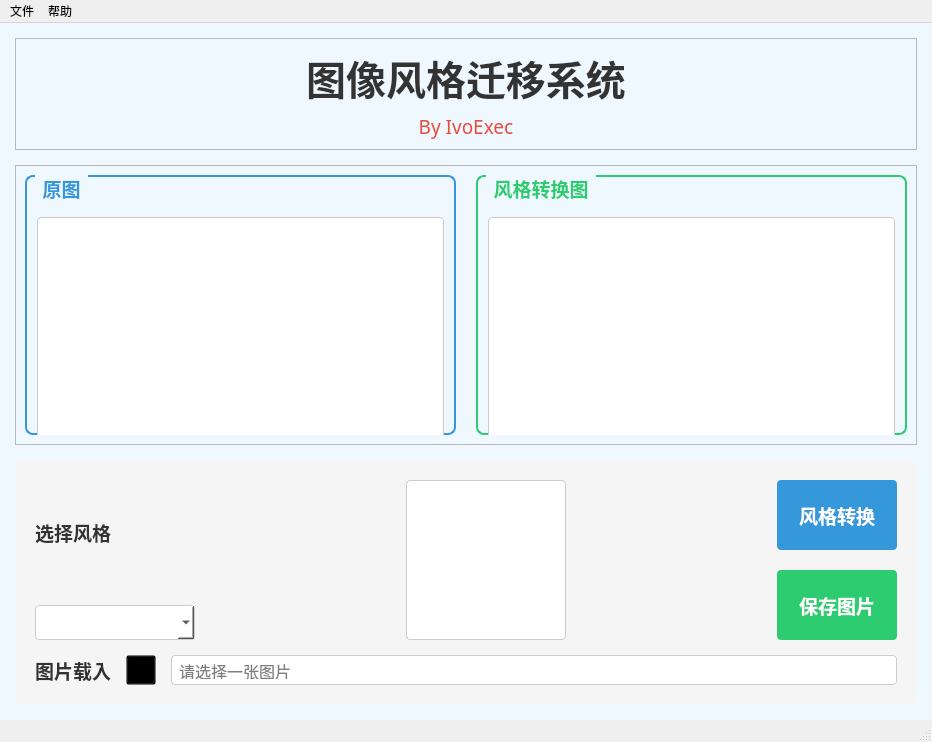
<?xml version="1.0" encoding="UTF-8"?>
<ui version="4.0">
 <class>MainWindow</class>
 <widget class="QMainWindow" name="MainWindow">
  <property name="windowModality">
   <enum>Qt::NonModal</enum>
  </property>
  <property name="enabled">
   <bool>true</bool>
  </property>
  <property name="geometry">
   <rect>
    <x>0</x>
    <y>0</y>
    <width>932</width>
    <height>742</height>
   </rect>
  </property>
  <property name="sizePolicy">
   <sizepolicy hsizetype="Preferred" vsizetype="Preferred">
    <horstretch>0</horstretch>
    <verstretch>0</verstretch>
   </sizepolicy>
  </property>
  <property name="minimumSize">
   <size>
    <width>932</width>
    <height>742</height>
   </size>
  </property>
  <property name="windowTitle">
   <string>图片风格转换系统</string>
  </property>
  <widget class="QWidget" name="centralwidget">
   <property name="styleSheet">
    <string notr="true">QWidget#centralwidget {
    background-color: #f0f8ff;
}</string>
   </property>
   <layout class="QVBoxLayout" name="verticalLayout">
    <property name="spacing">
     <number>15</number>
    </property>
    <property name="leftMargin">
     <number>15</number>
    </property>
    <property name="topMargin">
     <number>15</number>
    </property>
    <property name="rightMargin">
     <number>15</number>
    </property>
    <property name="bottomMargin">
     <number>15</number>
    </property>
    <item>
     <widget class="QFrame" name="frame_2">
      <property name="frameShape">
       <enum>QFrame::StyledPanel</enum>
      </property>
      <property name="frameShadow">
       <enum>QFrame::Raised</enum>
      </property>
      <property name="lineWidth">
       <number>1</number>
      </property>
      <layout class="QVBoxLayout" name="verticalLayout_2">
       <item>
        <widget class="QLabel" name="label">
         <property name="font">
          <font>
           <family>微软雅黑</family>
           <pointsize>30</pointsize>
           <weight>75</weight>
           <bold>true</bold>
          </font>
         </property>
         <property name="styleSheet">
          <string notr="true">color: #333333;</string>
         </property>
         <property name="text">
          <string>图像风格迁移系统</string>
         </property>
         <property name="alignment">
          <set>Qt::AlignCenter</set>
         </property>
        </widget>
       </item>
       <item>
        <widget class="QLabel" name="label_4">
         <property name="font">
          <font>
           <family>微软雅黑</family>
           <pointsize>14</pointsize>
          </font>
         </property>
         <property name="styleSheet">
          <string notr="true">color: #E74C3C;</string>
         </property>
         <property name="text">
          <string>By IvoExec</string>
         </property>
         <property name="alignment">
          <set>Qt::AlignCenter</set>
         </property>
        </widget>
       </item>
      </layout>
     </widget>
    </item>
    <item>
     <widget class="QFrame" name="frame">
      <property name="frameShape">
       <enum>QFrame::StyledPanel</enum>
      </property>
      <property name="frameShadow">
       <enum>QFrame::Raised</enum>
      </property>
      <layout class="QHBoxLayout" name="horizontalLayout" stretch="1,1">
       <property name="spacing">
        <number>20</number>
       </property>
       <item>
        <widget class="QGroupBox" name="groupBox">
         <property name="font">
          <font>
           <family>微软雅黑</family>
           <pointsize>14</pointsize>
           <weight>75</weight>
           <bold>true</bold>
          </font>
         </property>
         <property name="styleSheet">
          <string notr="true">QGroupBox {
    border: 2px solid #3498DB;
    border-radius: 8px;
    margin-top: 1ex;
    padding-top: 10px;
}
QGroupBox::title {
    subcontrol-origin: margin;
    left: 10px;
    padding: 0 5px 0 5px;
    color: #3498DB;
}</string>
         </property>
         <property name="title">
          <string>原图</string>
         </property>
         <property name="alignment">
          <set>Qt::AlignLeading|Qt::AlignLeft|Qt::AlignVCenter</set>
         </property>
         <layout class="QVBoxLayout" name="verticalLayout_3">
          <item>
           <widget class="QLabel" name="orgImg">
            <property name="sizePolicy">
             <sizepolicy hsizetype="Expanding" vsizetype="Expanding">
              <horstretch>0</horstretch>
              <verstretch>0</verstretch>
             </sizepolicy>
            </property>
            <property name="minimumSize">
             <size>
              <width>0</width>
              <height>320</height>
             </size>
            </property>
            <property name="autoFillBackground">
             <bool>false</bool>
            </property>
            <property name="styleSheet">
             <string notr="true">background-color: white;
border: 1px solid #CCCCCC;
border-radius: 4px;</string>
            </property>
            <property name="text">
             <string/>
            </property>
            <property name="alignment">
             <set>Qt::AlignCenter</set>
            </property>
           </widget>
          </item>
         </layout>
        </widget>
       </item>
       <item>
        <widget class="QGroupBox" name="groupBox_2">
         <property name="font">
          <font>
           <family>微软雅黑</family>
           <pointsize>14</pointsize>
           <weight>75</weight>
           <bold>true</bold>
          </font>
         </property>
         <property name="styleSheet">
          <string notr="true">QGroupBox {
    border: 2px solid #2ECC71;
    border-radius: 8px;
    margin-top: 1ex;
    padding-top: 10px;
}
QGroupBox::title {
    subcontrol-origin: margin;
    left: 10px;
    padding: 0 5px 0 5px;
    color: #2ECC71;
}</string>
         </property>
         <property name="title">
          <string>风格转换图</string>
         </property>
         <layout class="QVBoxLayout" name="verticalLayout_4">
          <item>
           <widget class="QLabel" name="TransImg">
            <property name="sizePolicy">
             <sizepolicy hsizetype="Expanding" vsizetype="Expanding">
              <horstretch>0</horstretch>
              <verstretch>0</verstretch>
             </sizepolicy>
            </property>
            <property name="minimumSize">
             <size>
              <width>0</width>
              <height>320</height>
             </size>
            </property>
            <property name="styleSheet">
             <string notr="true">background-color: white;
border: 1px solid #CCCCCC;
border-radius: 4px;</string>
            </property>
            <property name="text">
             <string/>
            </property>
            <property name="alignment">
             <set>Qt::AlignCenter</set>
            </property>
           </widget>
          </item>
         </layout>
        </widget>
       </item>
      </layout>
     </widget>
    </item>
    <item>
     <widget class="QFrame" name="frame_3">
      <property name="styleSheet">
       <string notr="true">QFrame#frame_3 {
    background-color: #F5F5F5;
    border-radius: 8px;
}</string>
      </property>
      <property name="frameShape">
       <enum>QFrame::StyledPanel</enum>
      </property>
      <property name="frameShadow">
       <enum>QFrame::Raised</enum>
      </property>
      <layout class="QVBoxLayout" name="verticalLayout_5">
       <property name="spacing">
        <number>15</number>
       </property>
       <property name="leftMargin">
        <number>20</number>
       </property>
       <property name="topMargin">
        <number>20</number>
       </property>
       <property name="rightMargin">
        <number>20</number>
       </property>
       <property name="bottomMargin">
        <number>20</number>
       </property>
       <item>
        <layout class="QHBoxLayout" name="horizontalLayout_2">
         <property name="spacing">
          <number>20</number>
         </property>
         <item>
          <layout class="QVBoxLayout" name="verticalLayout_6">
           <item>
            <widget class="QLabel" name="label_2">
             <property name="font">
              <font>
               <family>微软雅黑</family>
               <pointsize>14</pointsize>
               <weight>75</weight>
               <bold>true</bold>
              </font>
             </property>
             <property name="styleSheet">
              <string notr="true">color: #333333;</string>
             </property>
             <property name="text">
              <string>选择风格</string>
             </property>
            </widget>
           </item>
           <item>
            <widget class="QComboBox" name="comboBox">
             <property name="minimumSize">
              <size>
               <width>160</width>
               <height>30</height>
              </size>
             </property>
             <property name="font">
              <font>
               <family>微软雅黑</family>
               <pointsize>12</pointsize>
              </font>
             </property>
             <property name="styleSheet">
              <string notr="true">QComboBox {
    border: 1px solid #CCCCCC;
    border-radius: 4px;
    padding: 4px;
    background-color: white;
}</string>
             </property>
            </widget>
           </item>
          </layout>
         </item>
         <item>
          <spacer name="horizontalSpacer">
           <property name="orientation">
            <enum>Qt::Horizontal</enum>
           </property>
           <property name="sizeHint" stdset="0">
            <size>
             <width>40</width>
             <height>20</height>
            </size>
           </property>
          </spacer>
         </item>
         <item>
          <layout class="QVBoxLayout" name="verticalLayout_7">
           <item>
            <widget class="QLabel" name="styleLb">
             <property name="minimumSize">
              <size>
               <width>160</width>
               <height>160</height>
              </size>
             </property>
             <property name="maximumSize">
              <size>
               <width>160</width>
               <height>160</height>
              </size>
             </property>
             <property name="styleSheet">
              <string notr="true">background-color: white;
border: 1px solid #CCCCCC;
border-radius: 4px;</string>
             </property>
             <property name="text">
              <string/>
             </property>
             <property name="scaledContents">
              <bool>true</bool>
             </property>
             <property name="alignment">
              <set>Qt::AlignCenter</set>
             </property>
            </widget>
           </item>
          </layout>
         </item>
         <item>
          <spacer name="horizontalSpacer_2">
           <property name="orientation">
            <enum>Qt::Horizontal</enum>
           </property>
           <property name="sizeHint" stdset="0">
            <size>
             <width>40</width>
             <height>20</height>
            </size>
           </property>
          </spacer>
         </item>
         <item>
          <layout class="QVBoxLayout" name="verticalLayout_8">
           <item>
            <widget class="QPushButton" name="chageBtn">
             <property name="minimumSize">
              <size>
               <width>120</width>
               <height>70</height>
              </size>
             </property>
             <property name="font">
              <font>
               <family>微软雅黑</family>
               <pointsize>14</pointsize>
               <weight>75</weight>
               <bold>true</bold>
              </font>
             </property>
             <property name="styleSheet">
              <string notr="true">QPushButton#chageBtn {
    background-color: #3498DB;
    color: white;
    border-radius: 4px;
    padding: 8px;
    font-weight: bold;
}
QPushButton#chageBtn:hover {
    background-color: #2980B9;
}
QPushButton#chageBtn:pressed {
    background-color: #1F618D;
}</string>
             </property>
             <property name="text">
              <string>风格转换</string>
             </property>
            </widget>
           </item>
           <item>
            <widget class="QPushButton" name="saveBtn">
             <property name="minimumSize">
              <size>
               <width>120</width>
               <height>70</height>
              </size>
             </property>
             <property name="font">
              <font>
               <family>微软雅黑</family>
               <pointsize>14</pointsize>
               <weight>75</weight>
               <bold>true</bold>
              </font>
             </property>
             <property name="styleSheet">
              <string notr="true">QPushButton#saveBtn {
    background-color: #2ECC71;
    color: white;
    border-radius: 4px;
    padding: 8px;
    font-weight: bold;
}
QPushButton#saveBtn:hover {
    background-color: #27AE60;
}
QPushButton#saveBtn:pressed {
    background-color: #1E8449;
}</string>
             </property>
             <property name="text">
              <string>保存图片</string>
             </property>
            </widget>
           </item>
          </layout>
         </item>
        </layout>
       </item>
       <item>
        <layout class="QHBoxLayout" name="horizontalLayout_3">
         <item>
          <widget class="QLabel" name="label_3">
           <property name="font">
            <font>
             <family>微软雅黑</family>
             <pointsize>14</pointsize>
             <weight>75</weight>
             <bold>true</bold>
            </font>
           </property>
           <property name="styleSheet">
            <string notr="true">color: #333333;</string>
           </property>
           <property name="text">
            <string>图片载入</string>
           </property>
          </widget>
         </item>
         <item>
          <widget class="QPushButton" name="imgBtn">
           <property name="minimumSize">
            <size>
             <width>30</width>
             <height>30</height>
            </size>
           </property>
           <property name="maximumSize">
            <size>
             <width>30</width>
             <height>30</height>
            </size>
           </property>
           <property name="styleSheet">
            <string notr="true">border-image: url(:/img/fileIcon2.png);
background-color: transparent;</string>
           </property>
           <property name="text">
            <string/>
           </property>
          </widget>
         </item>
         <item>
          <widget class="QLineEdit" name="lineEdit">
           <property name="minimumSize">
            <size>
             <width>0</width>
             <height>30</height>
            </size>
           </property>
           <property name="font">
            <font>
             <family>微软雅黑</family>
             <pointsize>12</pointsize>
            </font>
           </property>
           <property name="styleSheet">
            <string notr="true">QLineEdit {
    border: 1px solid #CCCCCC;
    border-radius: 4px;
    padding: 5px;
    background-color: white;
}</string>
           </property>
           <property name="toolTip">
            <string/>
           </property>
           <property name="inputMask">
            <string/>
           </property>
           <property name="text">
            <string/>
           </property>
           <property name="dragEnabled">
            <bool>false</bool>
           </property>
           <property name="readOnly">
            <bool>true</bool>
           </property>
           <property name="placeholderText">
            <string>请选择一张图片</string>
           </property>
          </widget>
         </item>
        </layout>
       </item>
      </layout>
     </widget>
    </item>
   </layout>
  </widget>
  <widget class="QMenuBar" name="menubar">
   <property name="geometry">
    <rect>
     <x>0</x>
     <y>0</y>
     <width>932</width>
     <height>22</height>
    </rect>
   </property>
   <widget class="QMenu" name="menu">
    <property name="title">
     <string>文件</string>
    </property>
    <addaction name="actionopen"/>
    <addaction name="action"/>
   </widget>
   <widget class="QMenu" name="menu_2">
    <property name="title">
     <string>帮助</string>
    </property>
   </widget>
   <addaction name="menu"/>
   <addaction name="menu_2"/>
  </widget>
  <widget class="QStatusBar" name="statusbar"/>
  <action name="actionopen">
   <property name="text">
    <string>图片载入</string>
   </property>
  </action>
  <action name="action">
   <property name="text">
    <string>保存图片</string>
   </property>
  </action>
 </widget>
 <resources>
  <include location="images/resources.qrc"/>
 </resources>
 <connections/>
</ui>
